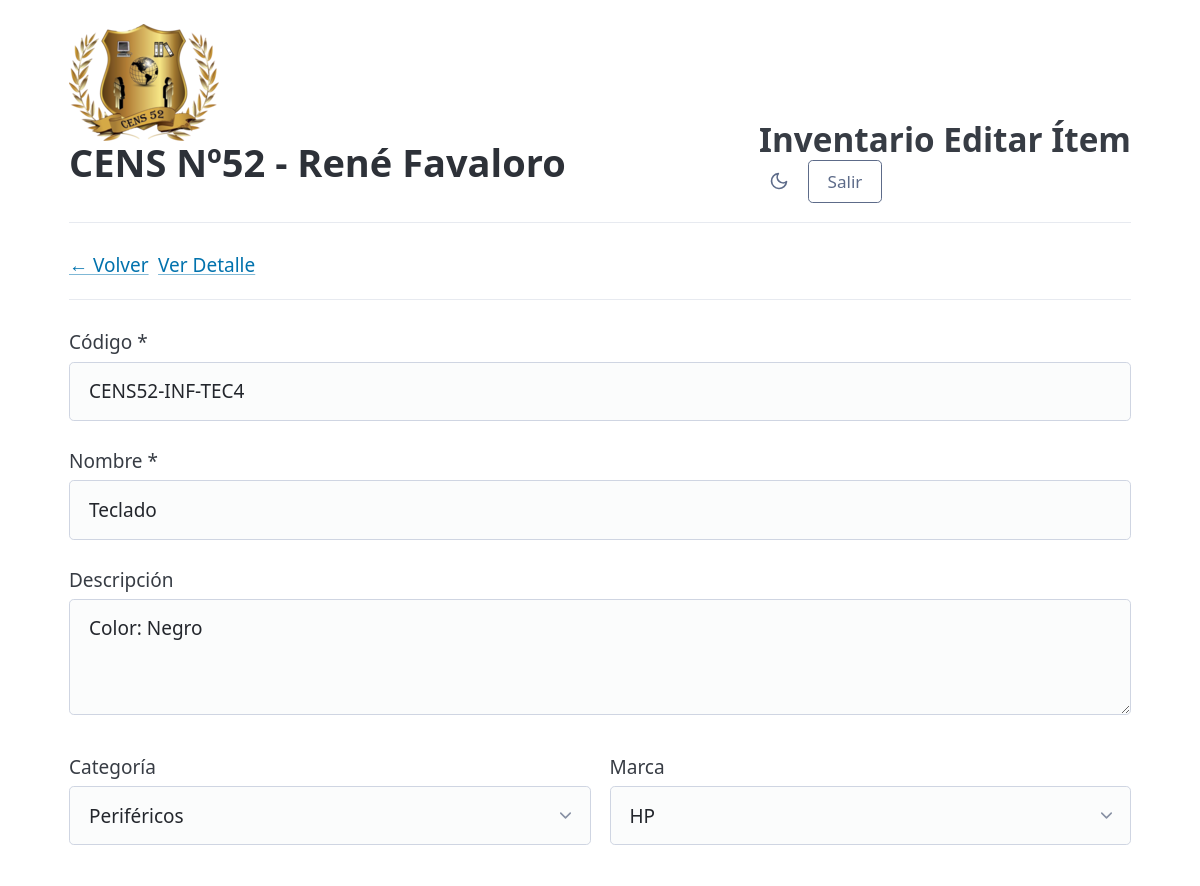
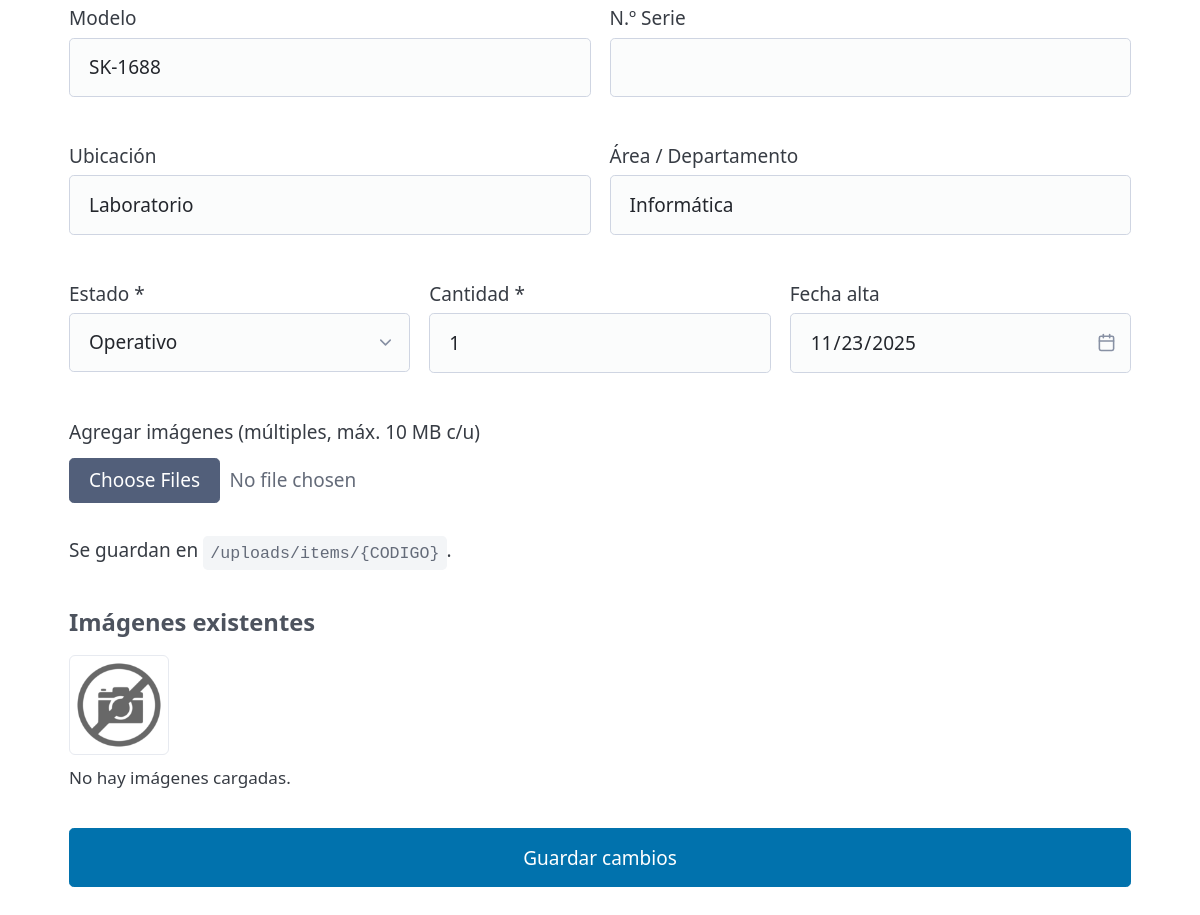
The page /editar.php?id=72 (signed in) on the database its author committed (2 pictures, top to bottom).
### tables this page shows
CREATE TABLE IF NOT EXISTS items (
  id                BIGINT UNSIGNED NOT NULL AUTO_INCREMENT,

   
  nombre            VARCHAR(160) NOT NULL,
  codigo            VARCHAR(64)  NOT NULL,
  marca_id          BIGINT UNSIGNED NULL,     
  modelo            VARCHAR(120) NULL,
  nro_serie         VARCHAR(160) NULL,
  cantidad          INT UNSIGNED NOT NULL DEFAULT 1,
  estado            VARCHAR(64)  NOT NULL DEFAULT 'operativo',  
  area_departamento VARCHAR(160) NULL,        
  fecha_alta        DATE         NULL,
  ubicacion         VARCHAR(160) NULL,
  descripcion       TEXT         NULL,
  categoria_id      BIGINT UNSIGNED NULL,     

   
  created_at        TIMESTAMP    NOT NULL DEFAULT CURRENT_TIMESTAMP,
  updated_at        TIMESTAMP    NOT NULL DEFAULT CURRENT_TIMESTAMP ON UPDATE CURRENT_TIMESTAMP,
  deleted_at        TIMESTAMP    NULL DEFAULT NULL,  

  CONSTRAINT pk_items PRIMARY KEY (id),
  CONSTRAINT fk_items_categoria FOREIGN KEY (categoria_id) REFERENCES categorias(id) ON UPDATE CASCADE ON DELETE SET NULL,
  CONSTRAINT fk_items_marca FOREIGN KEY (marca_id) REFERENCES marcas(id) ON UPDATE CASCADE ON DELETE SET NULL
);

CREATE TABLE IF NOT EXISTS categorias (
  id            BIGINT UNSIGNED NOT NULL AUTO_INCREMENT,
  nombre        VARCHAR(120)    NOT NULL,
  slug          VARCHAR(140)    GENERATED ALWAYS AS (LOWER(REPLACE(REPLACE(REPLACE(nombre, ' ', '-'), '_', '-'), '--','-'))) STORED,
  descripcion   VARCHAR(500)    NULL,
  parent_id     BIGINT UNSIGNED NULL,
  created_at    TIMESTAMP       NOT NULL DEFAULT CURRENT_TIMESTAMP,
  updated_at    TIMESTAMP       NOT NULL DEFAULT CURRENT_TIMESTAMP ON UPDATE CURRENT_TIMESTAMP,
  CONSTRAINT pk_categorias PRIMARY KEY (id),
  CONSTRAINT uq_categorias_nombre UNIQUE (nombre),
  CONSTRAINT fk_categorias_parent FOREIGN KEY (parent_id) REFERENCES categorias(id) ON UPDATE CASCADE ON DELETE SET NULL
);

CREATE TABLE IF NOT EXISTS marcas (
  id            BIGINT UNSIGNED NOT NULL AUTO_INCREMENT,
  nombre        VARCHAR(120)    NOT NULL,
  created_at    TIMESTAMP       NOT NULL DEFAULT CURRENT_TIMESTAMP,
  updated_at    TIMESTAMP       NOT NULL DEFAULT CURRENT_TIMESTAMP ON UPDATE CURRENT_TIMESTAMP,
  CONSTRAINT pk_marcas PRIMARY KEY (id),
  CONSTRAINT uq_marcas_nombre UNIQUE (nombre)
);

### public/editar.php (the view, shortened to what this page needs)
<?php
require __DIR__ . '/../app/bootstrap.php';
function h(?string $v): string
{
    return htmlspecialchars((string) $v, ENT_QUOTES, 'UTF-8');
}
$id = isset($_GET['id']) ? (int) $_GET['id'] : 0;
$categorias = $pdo->query("SELECT id, nombre FROM categorias ORDER BY nombre")->fetchAll();
$marcas = $pdo->query("SELECT id, nombre FROM marcas ORDER BY nombre")->fetchAll();
$stmt = $pdo->prepare("SELECT * FROM items WHERE id = :id AND deleted_at IS NULL");
$stmt->execute([':id' => $id]);
$item = $stmt->fetch();
$imgsStmt = $pdo->prepare("SELECT id, ruta, posicion FROM imagenes WHERE item_id = :id ORDER BY posicion ASC, id ASC");
$imgsStmt->execute([':id' => $id]);
$imagenes = $imgsStmt->fetchAll();
?>
<!doctype html>
<html lang="es">
<head>
    <link rel="stylesheet" href="https://cdn.jsdelivr.net/npm/@picocss/pico@2/css/pico.min.css">
    <link rel="stylesheet" href="/assets/ui.css">
</head>
<body>
    <main class="app-container">
        <?php require __DIR__ . '/../app/header.php'; ?>
        <header class="page-header">
            <div class="header-actions">
                <a href="index.php">← Volver</a>
                <a href="ver.php?id=<?= (int) $id ?>">Ver Detalle</a>
            </div>
        </header>
        <form method="post" enctype="multipart/form-data">
            <fieldset>
                <label>Código *<input name="codigo" required maxlength="60" value="<?= h($item['codigo']) ?>"></label>
                <label>Nombre *<input name="nombre" required maxlength="200" value="<?= h($item['nombre']) ?>"></label>
                <label>Descripción<textarea name="descripcion" rows="3"><?= h($item['descripcion'] ?? '') ?></textarea></label>
            </fieldset>
            <fieldset class="grid">
                <label>Categoría
                    <select name="categoria_id" id="select-categoria" onchange="verificarCategoria(this)">
                        <optgroup label="Categorías existentes">
                            <?php foreach ($categorias as $c): ?>
                                <option value="<?= (int) $c['id'] ?>" <?= ((int) ($item['categoria_id'] ?? 0) === (int) $c['id']) ? 'selected' : '' ?>>
                                    <?= h($c['nombre']) ?>
                                </option>
                            <?php endforeach; ?>
                        </optgroup>
                    </select>
                </label>
                <label>Marca
                  <select name="marca_id" id="select-marca" onchange="verificarMarca(this)">
                    <optgroup label="Marcas existentes">
                      <?php foreach ($marcas as $m): ?>
                        <option value="<?= (int)$m['id'] ?>" <?= ((int)($item['marca_id']??0) === (int)$m['id']) ? 'selected' : '' ?>>
                          <?= h($m['nombre']) ?>
                        </option>
                      <?php endforeach; ?>
                    </optgroup>
                  </select>
                </label>
            </fieldset>
            <fieldset class="grid">
                <label>Modelo<input name="modelo" maxlength="120" value="<?= h($item['modelo'] ?? '') ?>"></label>
                <label>N.º Serie<input name="nro_serie" maxlength="160" value="<?= h($item['nro_serie'] ?? '') ?>"></label>
            </fieldset>
            <fieldset class="grid">
                <label>Ubicación<input name="ubicacion" maxlength="160" value="<?= h($item['ubicacion'] ?? '') ?>"></label>
                <label>Área / Departamento<input name="area_departamento" maxlength="160"
                        value="<?= h($item['area_departamento'] ?? '') ?>"></label>
            </fieldset>
            <fieldset class="grid">
                <label>Estado *
                    <select name="estado" required>
                        <?php $sel = $item['estado'] ?? 'operativo';
                        foreach (['operativo', 'en_reparacion', 'baja', 'stock'] as $v) {
                            echo '<option value="' . $v . '" ' . ($sel === $v ? 'selected' : '') . '>' . ucfirst(str_replace('_', ' ', $v)) . '</option>';
                        } ?>
                    </select>
                </label>
                <label>Cantidad *<input type="number" name="cantidad" min="1" step="1" required
                        value="<?= h((string) $item['cantidad']) ?>"></label>
                <label>Fecha alta<input type="date" name="fecha_alta" value="<?= h($item['fecha_alta'] ?? '') ?>"></label>
            </fieldset>
            <fieldset>
                <label>Agregar imágenes (múltiples, máx. 10 MB c/u)
                    <input type="file" name="imagenes[]" accept="image/*" multiple>
                </label>
                <p class="muted">Se guardan en <code>/uploads/items/{CODIGO}</code>.</p>
            </fieldset>
            <fieldset>
                <h4>Imágenes existentes</h4>
                <?php if (!$imagenes): ?>
                    <div style="margin-bottom: 1rem;">
                         <img src="/assets/no_image.png" alt="Sin imagen" style="width: 100px; height: 100px; object-fit: contain; border-radius: 6px; border: 1px solid var(--pico-muted-border-color);">
                         <p class="muted" style="font-size: 0.9em; margin-top: 0.5rem;">No hay imágenes cargadas.</p>
                    </div>
                <?php endif; ?>
            </fieldset>
            <button type="submit">Guardar cambios</button>
        </form>
    </main>
</body>
</html>

### public/assets/ui.css (style rules this page uses)
.app-container { max-width: 1100px; margin-inline: auto; padding-inline: clamp(0.5rem, 2vw, 1rem); padding-block: clamp(0.75rem, 2vw, 2rem); overflow-x: hidden; }
.page-header { display: flex; align-items: flex-end; justify-content: space-between; gap: 1rem; margin-bottom: 1.5rem; flex-wrap: wrap; border-bottom: 1px solid var(--pico-muted-border-color); padding-bottom: 1rem; }
.page-header .header-actions { display: flex; gap: 0.5rem; }
button, a[role="button"] { padding: 0.4rem 1rem; font-size: 0.9rem; }

### rows shown on the page
items: codigo "CENS52-INF-TEC4", nombre "Teclado", descripcion "Color: Negro", categoria_id "Periféricos", marca_id "HP", modelo "SK-1688", ubicacion "Laboratorio", area_departamento "Informática", estado "Operativo", cantidad "1", fecha_alta "11/23/2025"

### other values the page prints
$header_title "Editar Ítem"
